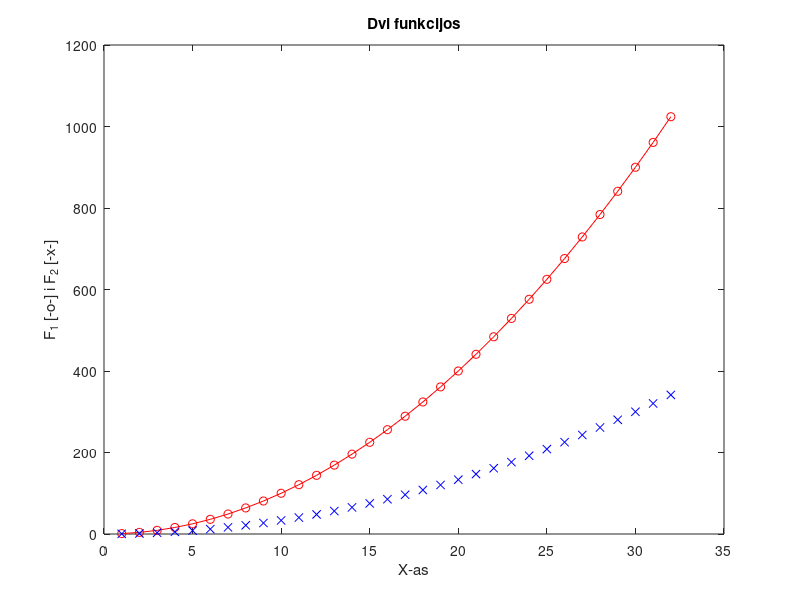

MATLAB code to generate this figure:
% Name: Tunar
% Surname: Mammadov
% Group: KKSFU-24
% Date: 2026-09-24

clc; clear; close all;

%% Mandatory Task 
x = 1:32;
y = x.^2;

plot(x, y, 'o-r', x, y/3, 'xb')
title('Dvi funkcijos')
xlabel('X-as')
ylabel('F_1 [-o-] i F_2 [-x-]')

%% Complementary Task 


N = 4;

v = (N+1) : 0.5 : (N+4);

A = [N   N+1 N+2; 
     N+3 N+4 N+5; 
     N+6 N+7 N+8];

a_elem = A(3, 2);

b_block = A(2:3, 1:2);

c_corners = A([1, 3], [1, 3]);

v_sub = v(1:3)';     
A_concat = [A, v_sub]; 
